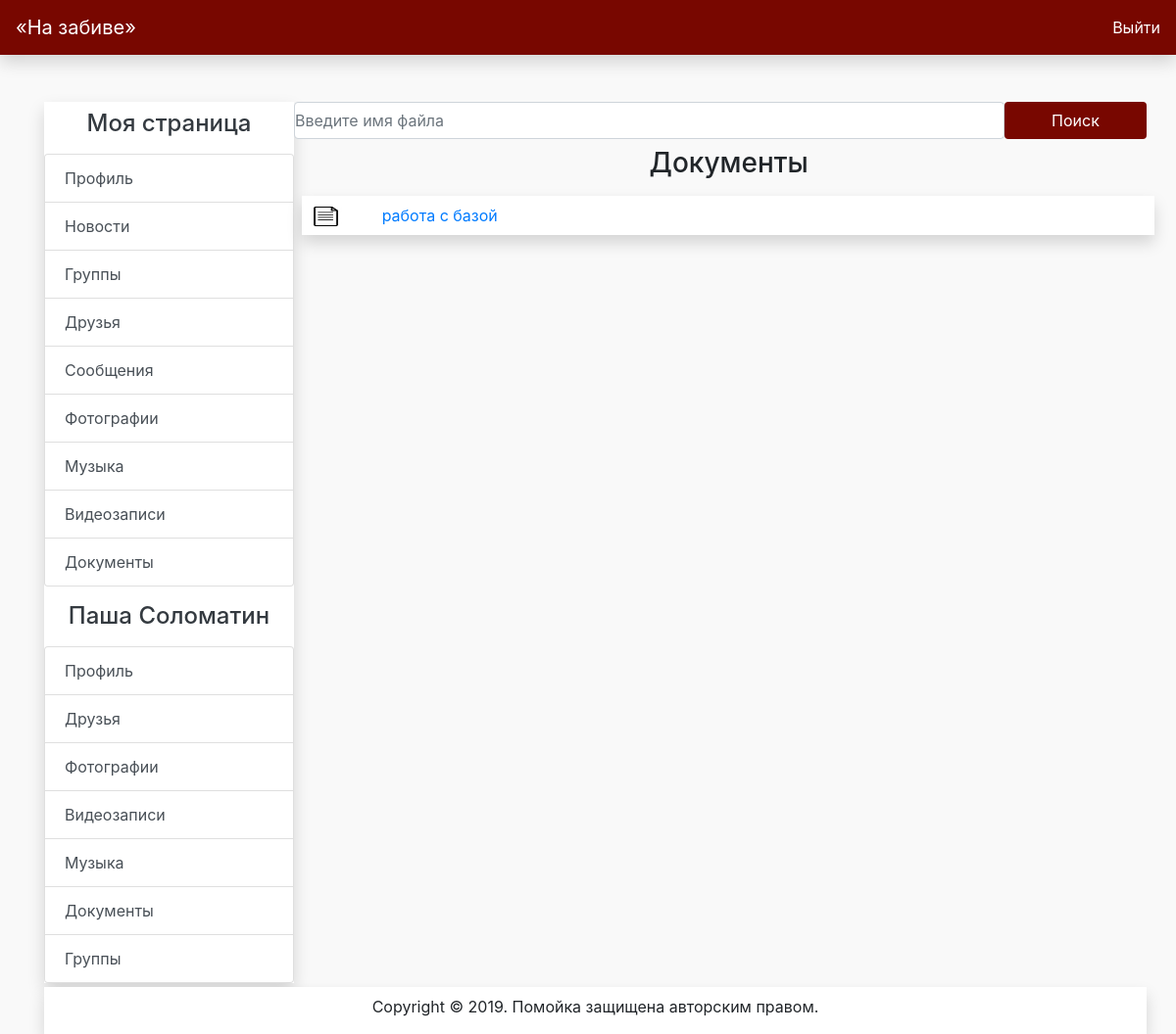
Screenshot of /documents/1 (signed in) with the database file from the repository.
### database.py (models this page shows)
class User(db.Model):
    id = db.Column(db.Integer, primary_key=True)
    username = db.Column(db.String(80), unique=True, nullable=False)
    password = db.Column(db.String(80), nullable=False)
    name = db.Column(db.String(80), nullable=False)
    surname = db.Column(db.String(80), nullable=False)
    avatar = db.Column(db.Integer, nullable=False, default=1)
    time = db.Column(db.DateTime, nullable=False, default=datetime.now())

class Resource(db.Model):
    id = db.Column(db.Integer, primary_key=True)
    category = db.Column(db.String(20), unique=False, nullable=False)
    path = db.Column(db.String(120), unique=True, nullable=True)
    name = db.Column(db.String(120), nullable=False)
    author = db.Column(db.Integer, nullable=False)

### main.py (the view, shortened to what this page needs)
@app.route("/documents/<user_id>", methods=['GET', 'POST'])
def documents_user(user_id):
    if not is_auth():
        return redirect("/")
    user = UserModel().get(user_id)
    search = False
    searched_files = []
    render_data = {
        "title": "Документы",
        "documents": ResourceModel().get_for(user_id,
                                             category="document"),
        "form": DocumentForm(),
        "search": search,
        "searched_files": searched_files,
        "number": len(searched_files),
        "user": user,
        "page_profile": True,
    }
    return render_template("documents.html", **render_data)

### main.py
class DocumentForm(FlaskForm):
    name = StringField('Теги', validators=[DataRequired()])
    document = FileField('Документ', validators=[DataRequired()])
    submit = SubmitField('Добавить')

### database.py (called while the page is built)
    def get(self, id):
        user = User.query.filter(User.id == id).first()
        if not user:
            return
        return user

    def exists(self, username, password):
        user = User.query.filter(User.username == username).first()
        if not user:
            return "Not found"
        if user.password != password:
            return "Wrong password"
        return user

    def get_for(self, user, category=""):
        if category:
            resources = Resource.query.filter(
                Resource.author == user, Resource.category == category).all()
        else:
            resources = Resource.query.filter(Resource.author == user).all()
        return resources

### main.py (called while the page is built)
def is_auth():
    return "user_login" in session \
           and UserModel().exists(session["user_login"],
                                  session["user_password"]) != "Not found"

### templates/documents.html (shortened to what this page needs)
{% extends "main.html" %}
{% block content %}
    <form name="search" method="post">
        <div class="row">
            <div class="col-10 p-0">
                <input type="text" class="form-control col-12 p-0" id="email"
                       placeholder="Введите имя файла"
                       name="search">
            </div>
            <div class="col-2 p-0">
                <button type="submit"
                        class="btn text-white bg-dryandex mb-2 col-12">Поиск
                </button>
            </div>
        </div>
    </form>
    <div class="row">
        <h3 class="offset-5">Документы</h3>
        <div class="mt-1 ml-1 col-12">
            <div class="row">
                {% for document in documents %}
                    <div class="mt-1 ml-1 col-12">
                        <div class="row">
                            <div class="col-12 p-2 bg-white shadow">
                                <div class="row">
                                    <div class="col-1">
                                        <img src="/static/images/document.png"
                                             class="col-12 p-0 sign_post" alt="photo"/>
                                    </div>
                                    <div class="col-11"><a href="/{{ document.path }}"
                                                           download>{{ document.name }}</a>
                                    </div>
                                </div>
                            </div>
                        </div>
                    </div>
                {% endfor %}
            </div>
        </div>
    </div>
{% endblock %}

### templates/main.html (shortened to what this page needs)
<!doctype html>
<html lang="en">
<head>
    <link rel="stylesheet" href="https://stackpath.bootstrapcdn.com/bootstrap/4.3.1/css/bootstrap.min.css"
>
    <link rel="stylesheet" href="/static/css/main.css">
</head>
<body>
<nav class="navbar navbar-expand-md navbar-dark bg-dryandex shadow">
    <a class="navbar-brand" href="/">&laquo;На забиве&raquo;</a>
    <div class="collapse navbar-collapse" id="navbarCollapse">
        <form class="form-inline mt-2 mt-md-0">
            <a class="text-white" href="/logout">Выйти</a>
        </form>
    </div>
</nav>
<div class="container mt-5">
    <div class="row">
        <div class="col-3">
            <div class="shadow bg-white shadow" id="left_content">
                <div class="h4 text-dark text-center pt-2 mb-3">Моя страница</div>
                <div class="list-group" id="list-tab" role="tablist">
                    <a class="list-group-item list-group-item-action"
                       href="/profile">Профиль</a>
                    <a class="list-group-item list-group-item-action"
                       href="/news">Новости</a>
                    <a class="list-group-item list-group-item-action"
                       href="/groups">Группы</a>
                    <a class="list-group-item list-group-item-action"
                       href="/friends">Друзья</a>
                    <a class="list-group-item list-group-item-action"
                       href="/dialogs">Сообщения</a>
                    <a class="list-group-item list-group-item-action"
                       href="/photo">Фотографии</a>
                    <a class="list-group-item list-group-item-action"
                       href="/audio">Музыка</a>
                    <a class="list-group-item list-group-item-action"
                       href="/videos">Видеозаписи</a>
                    <a class="list-group-item list-group-item-action"
                       href="/documents">Документы</a>
                </div>
                {% if page_profile and user.id != session["user_id"] %}
                    <div class="h4 text-dark text-center mt-3 mb-3">{{ user.name }} {{ user.surname }}</div>
                    <div class="list-group" id="list-tab" role="tablist">
                        <a class="list-group-item list-group-item-action"
                           href="/profile/{{ user.id }}">Профиль</a>
                        <a class="list-group-item list-group-item-action"
                           href="/friends/{{ user.id }}">Друзья</a>
                        <a class="list-group-item list-group-item-action"
                           href="/photo/{{ user.id }}">Фотографии</a>
                        <a class="list-group-item list-group-item-action"
                           href="/videos/{{ user.id }}">Видеозаписи</a>
                        <a class="list-group-item list-group-item-action"
                           href="/audio/{{ user.id }}">Музыка</a>
                        <a class="list-group-item list-group-item-action"
                           href="/documents/{{ user.id }}">Документы</a>
                        <a class="list-group-item list-group-item-action"
                           href="/groups/{{ user.id }}">Группы</a>
                    </div>
                {% endif %}
            </div>
        </div>
        <div class="col-9 pl-0" id="main_content">
            {% block content %}{% endblock %}
        </div>
    </div>
<div class="row pl-0 ml-0 ">
    <div class="bg-white col-12 shadow mt-1 shadow">
        <p class="text-center pt-2">Copyright &copy; 2019. Помойка защищена авторским правом.</p>
    </div>
</div>
</div>
</body>
</html>

### static/css/main.css (style rules this page uses)
.bg-dryandex { background: #780700 !important; }
body { background: #f9f9f9; }
.sign_post { width: 33px; height: 20px; }

### rows the page displays
User: name "Паша", surname "Соломатин"
Resource: name "работа с базой"
